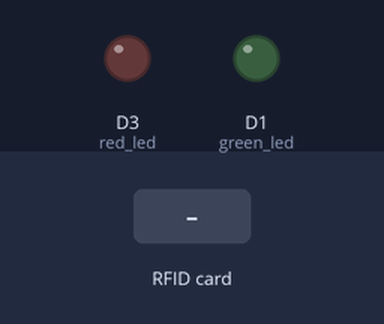
The sketch below on a simulated ESP8266 (NodeMCU). Shown: output pins drawn as LEDs (lit = HIGH). The test bench sets the inputs (shaded band). WiFi joins after 1.5 s; servers stay silent unless stated; uploads are accepted with an empty reply; what the sketch prints to the serial monitor is not drawn.

Above: at 0.0 s.
At 2.7 s:
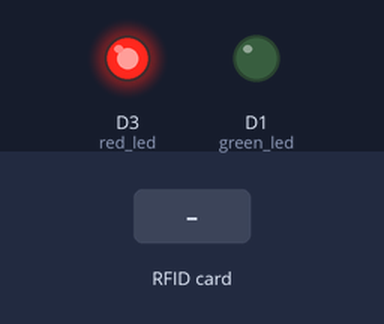
2.8 s: RFID card 5E 7A 19 C4 held to the reader
At 3.4 s:
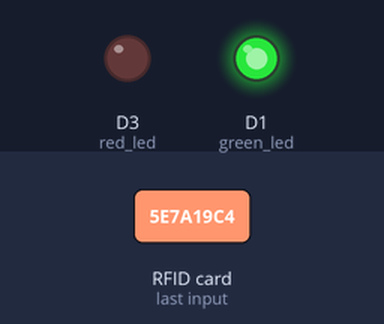
Timing chart, 0 to 5.8 s (numbered marks = the images above; inputs shaded):
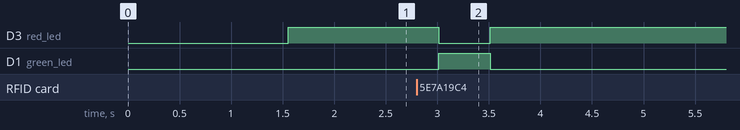

Measured:
- after the input at 2.8 s, D3 (red_led): HIGH → LOW after 0.21 s, → HIGH 0.50 s later; D1 (green_led): LOW → HIGH after 0.21 s, → LOW 0.50 s later

The sketch:

Assystem-client.ino
```cpp
#include <SPI.h>
#include <MFRC522.h>
#include <ESP8266WiFi.h>
#include <ESP8266HTTPClient.h>

#define SS_PIN D4
#define RST_PIN D2

#ifndef STASSID
#define STASSID "Totalplay-A99E_EXT"
#define STAPSK  "A99EA7E23cqYYGQC"
#endif

const char* ssid      = STASSID;
const char* password  = STAPSK;
const char* host      = "http://api-vp2mx-com.herokuapp.com/api/v1/entries/create";

const char* location  = "S01";
const char* section   = "SECTION_ID";
const int   green_led = D1;
const int   red_led   = D3;

MFRC522 mfrc522(SS_PIN, RST_PIN); // Instance of the class
void setup() {
  Serial.begin(9600);
  SPI.begin();
  mfrc522.PCD_Init();
  Serial.println("Reading RFID");
  Serial.println();
  Serial.print("Connecting to wifi: ");
  Serial.print(ssid);
  WiFi.mode(WIFI_STA);
  WiFi.begin(ssid, password);
  while (WiFi.status() != WL_CONNECTED) {
    delay(500);
    Serial.print(".");
  }
  Serial.println();
  Serial.println("WiFi connected");
  Serial.println("IP address: ");
  Serial.print(WiFi.localIP());
  pinMode(green_led, OUTPUT);
  pinMode(red_led, OUTPUT);
  digitalWrite(red_led, HIGH);
}

void loop() {
  if (mfrc522.PICC_IsNewCardPresent()) {
    if (mfrc522.PICC_ReadCardSerial()) {
      Serial.print("UID: ");
      // Answer from Hans Kilian in https://stackoverflow.com/questions/32839396/how-to-get-the-uid-of-rfid-in-arduino
      unsigned long hex_num;
      hex_num =  mfrc522.uid.uidByte[0] << 24;
      hex_num += mfrc522.uid.uidByte[1] << 16;
      hex_num += mfrc522.uid.uidByte[2] <<  8;
      hex_num += mfrc522.uid.uidByte[3];
      Serial.println(hex_num);
      Serial.println();
      String a = postValues(hex_num);
      Serial.println(a);
      Serial.println();
      mfrc522.PICC_HaltA();
      digitalWrite(red_led, LOW);
      digitalWrite(green_led, HIGH);
      delay(500);
      digitalWrite(green_led, LOW);
      digitalWrite(red_led, HIGH);
    }
  }
}

String postValues(unsigned long card) {

  HTTPClient http;   //Declare object of class HTTPClient
  http.begin(host); //Specify request destination
  http.addHeader("Content-Type", "application/json"); //Specify content-type header
  http.addHeader("Accept", "application/json");
  Serial.println(card);
  String json = "{\"entry\":{ \"card_id\":\"" + String(card) + "\", \"lector\":\"" + location + "\"}, \"token\":\"OP-ASSYSTEM-AP2\" }";
  int httpCode = http.POST(json);  //Send the request
  String payload = http.getString(); //Get the response payload
  if (httpCode == 200) {
   Serial.print("Response: ");
   Serial.print(httpCode);
   Serial.println();
   http.end();
   return payload;
  } else {
    http.end();
    Serial.println("Error");
    return "Cannot connect to server";
  }
}
```
